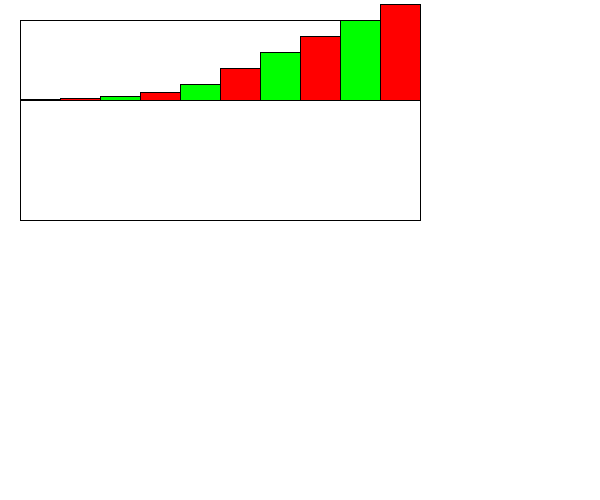
Frame 1 (no input)
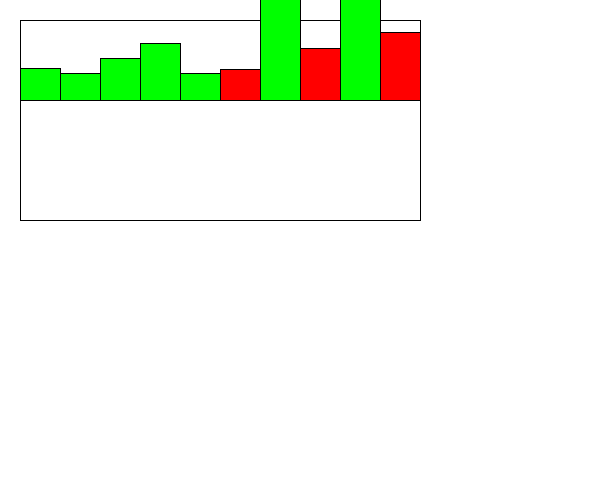
Frame 60 (the mouse pressed at the canvas centre just before this capture)
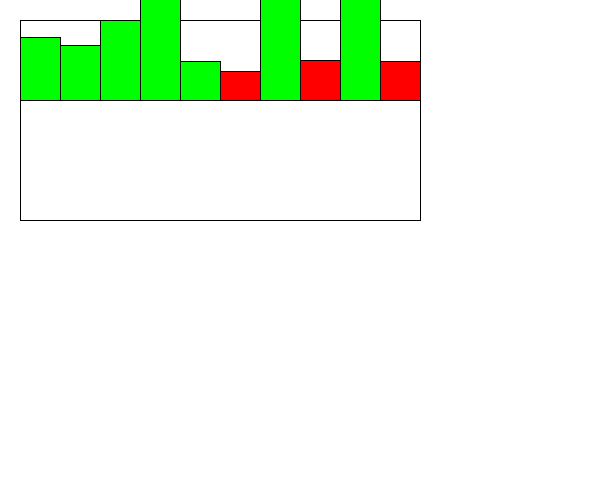
Frame 120 (the mouse held since frame 60 and released just before this capture)

The Processing sketch that drew these frames (run headless with seeded random() and noise(); from frame 60 on, the mouse is pressed at the canvas centre):

// Processing sketch: Section1
// ── Section1.pde
int MAX_VALUE = 100;
int MIN_VALUE = -100;
Visualizer v;

/*You are simulating a visualizer of multiple values
 You need to create a display method first. 
 Then you can make a method that changes the values each time the update is called. 
 */
class Visualizer {
  float x, y;
  int bars;
  float [] values;
  float [] speeds;
  Visualizer(float x, float y, int bars) {
    this.x = x;
    this.y = y;
    this.bars = bars;
    values = new float[bars];
    speeds = new float[bars];
    for (int i = 0; i < values.length; i++) {
      values[i] = random(-99, 99);
      speeds[i] = random(2);
    }
    
    values[0] = 1.0;
    values[1] = -2.0;
    values[2] = 4.0;
    values[3] = -8.0;
    values[4] = 16.0;
    values[5] = -32.0;
    values[6] = 48.0;
    values[7] = -64.0;
    values[8] = 80.0;
    values[9] = -96.0;
  }

  void display() {
    //Use this to adjust size of main rectangle
    int length = 400;
    int width = 200;
    fill(255);
    rect(x, y, length, width);
    
    //Middle dividing line
    float lineY = width / 2;
    line(x, lineY, x + length, lineY);

    float barWidth = length / bars;
    float barX = x; //to track where on the x-axis the bar is
    
    for (int i = 0; i < values.length; ++i) {
      if (Math.abs(values[i]) == values[i]) { //positive 
        fill(0, 255, 0); //green
        rect(barX, lineY - values[i], barWidth, values[i]); //starting point is the top left
      }
      
      else { //negative
        fill(255, 0, 0); //red
        rect(barX, lineY, barWidth, values[i]); //starting point is the middle left
      }
      
      barX += barWidth; //move along the x-axis
    }
  }
    
  void update() {
    //???WRITE THIS METHOD SECOND!!!
    for (int i = 0; i < values.length; i++) {
      values[i] += speeds[i]; //the speed updates the values. Do not touch this.
      //??? keep them values between max/min value so they stay in the box.

      //??? reverse the speeds so the bar oscillates up/down when it reaches max/min

      
    }
  }
}

void setup() {
  size(600, 500);
  v = new Visualizer(20, 20, 10);
}
void draw() {
  background(255);
  v.display();
  v.update();
}
